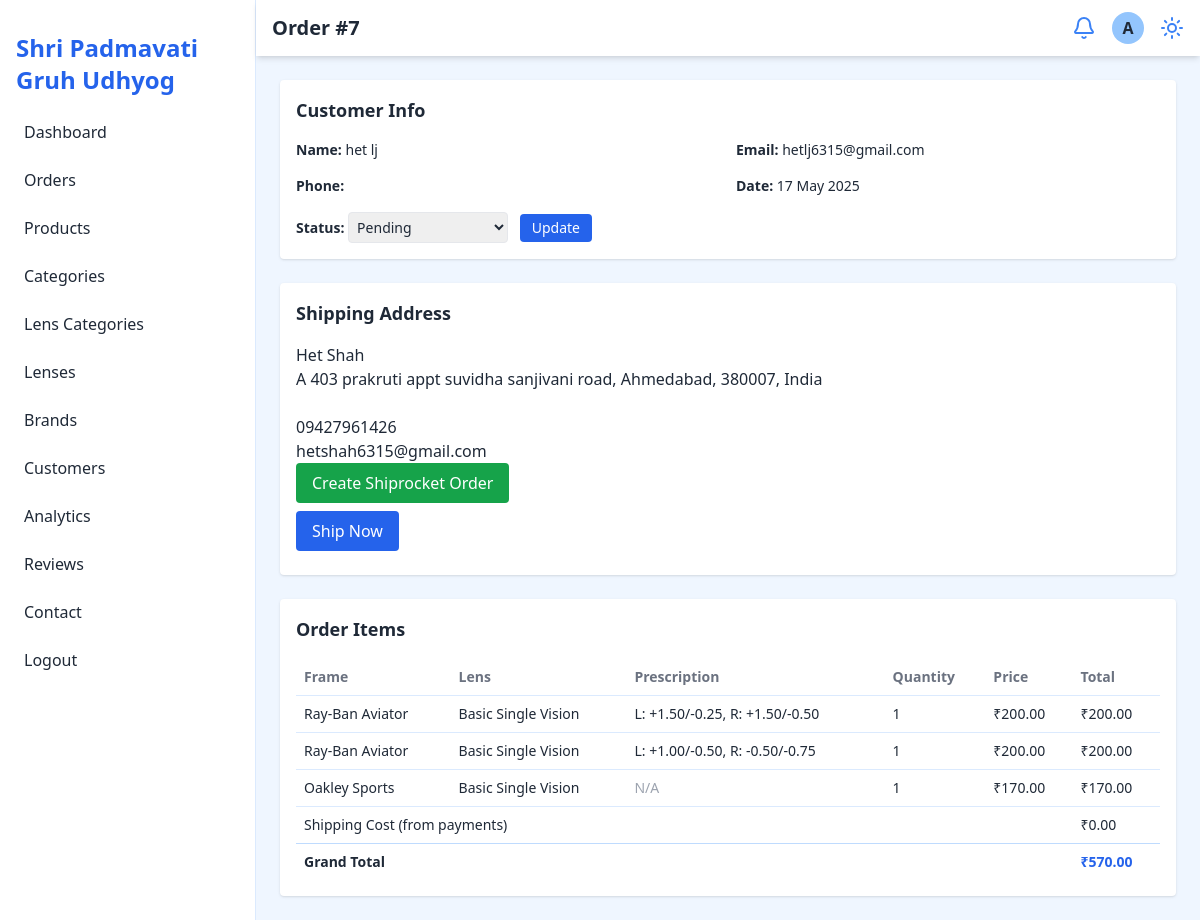
/admin/view-order.php?order_id=7 (signed in), run on the app's committed database.
### tables this page shows
CREATE TABLE `orders` (
  `order_id` int(11) NOT NULL,
  `user_id` int(11) DEFAULT NULL,
  `total_price` decimal(10,2) NOT NULL,
  `status` enum('pending','shipped','delivered','cancelled') NOT NULL DEFAULT 'pending',
  `created_at` timestamp NOT NULL DEFAULT current_timestamp(),
  `order_note` text DEFAULT NULL
);

CREATE TABLE `user` (
  `user_id` int(11) NOT NULL,
  `name` varchar(255) NOT NULL,
  `email` varchar(255) NOT NULL,
  `password` varchar(255) NOT NULL,
  `phone` varchar(15) NOT NULL,
  `address` text NOT NULL,
  `zip_code` varchar(10) NOT NULL,
  `created_at` timestamp NOT NULL DEFAULT current_timestamp(),
  `city` varchar(100) DEFAULT NULL,
  `state` varchar(100) DEFAULT NULL,
  `country` varchar(100) DEFAULT 'India'
);

CREATE TABLE `shipping` (
  `shipping_id` int(11) NOT NULL,
  `order_id` int(11) DEFAULT NULL,
  `tracking_number` varchar(255) DEFAULT NULL,
  `shipping_address` text NOT NULL,
  `status` enum('pending','in_transit','delivered') NOT NULL DEFAULT 'pending',
  `created_at` timestamp NOT NULL DEFAULT current_timestamp(),
  `name` varchar(255) DEFAULT NULL,
  `phone` varchar(50) DEFAULT NULL,
  `email` varchar(255) DEFAULT NULL,
  `city` varchar(100) DEFAULT NULL,
  `state` varchar(100) DEFAULT NULL,
  `pincode` varchar(10) DEFAULT NULL,
  `country` varchar(100) DEFAULT 'India'
);

CREATE TABLE `order_items` (
  `order_item_id` int(11) NOT NULL,
  `order_id` int(11) DEFAULT NULL,
  `frame_id` int(11) DEFAULT NULL,
  `lens_id` int(11) DEFAULT NULL,
  `prescription_id` int(11) DEFAULT NULL,
  `quantity` int(11) NOT NULL DEFAULT 1,
  `price` decimal(10,2) NOT NULL
);

CREATE TABLE `frames` (
  `frame_id` int(11) NOT NULL,
  `brand_id` int(11) DEFAULT NULL,
  `gender` enum('men','women','child') NOT NULL,
  `description` text DEFAULT NULL,
  `name` varchar(255) NOT NULL,
  `material` varchar(255) NOT NULL,
  `shape` varchar(100) NOT NULL,
  `price` decimal(10,2) NOT NULL,
  `tag` varchar(100) DEFAULT NULL
);

CREATE TABLE `lens` (
  `lens_id` int(11) NOT NULL,
  `category_id` int(11) DEFAULT NULL,
  `type` varchar(255) NOT NULL,
  `price` decimal(10,2) NOT NULL,
  `description` text DEFAULT NULL
);

CREATE TABLE `prescription` (
  `prescription_id` int(11) NOT NULL,
  `user_id` int(11) DEFAULT NULL,
  `left_eye_sph` varchar(10) DEFAULT NULL,
  `right_eye_sph` varchar(10) DEFAULT NULL,
  `left_eye_cyl` varchar(10) DEFAULT NULL,
  `right_eye_cyl` varchar(10) DEFAULT NULL,
  `axis` varchar(10) DEFAULT NULL,
  `addition` varchar(10) DEFAULT NULL
);

CREATE TABLE `payments` (
  `payment_id` int(11) NOT NULL,
  `order_id` int(11) DEFAULT NULL,
  `amount` decimal(10,2) NOT NULL,
  `payment_method` enum('credit_card','paypal','bank_transfer','cod') NOT NULL,
  `status` enum('pending','completed','failed') NOT NULL DEFAULT 'pending',
  `created_at` timestamp NOT NULL DEFAULT current_timestamp()
);

### admin/view-order.php (the view, shortened to what this page needs)
<?php
include 'config/db.php';
$order_id = isset($_GET['order_id']) ? (int)$_GET['order_id'] : 0;
$sql = "SELECT
            o.order_id,
            o.created_at,
            o.status,
            o.total_price,
            u.name AS customer_name,
            u.email,
            u.phone,
            u.address,
            u.zip_code
        FROM orders o
        LEFT JOIN user u ON o.user_id = u.user_id
        WHERE o.order_id = $order_id";
$result = mysqli_query($conn, $sql);
$order = mysqli_fetch_assoc($result);
$shipping_sql = "SELECT * FROM shipping WHERE order_id = $order_id";
$shipping_result = mysqli_query($conn, $shipping_sql);
$shipping = mysqli_fetch_assoc($shipping_result);
$items_sql = "SELECT
                oi.order_item_id,
                f.name AS frame_name,
                l.type AS lens_type,
                oi.quantity,
                oi.price,
                oi.prescription_id
              FROM order_items oi
              LEFT JOIN frames f ON oi.frame_id = f.frame_id
              LEFT JOIN lens l ON oi.lens_id = l.lens_id
              WHERE oi.order_id = $order_id";
$items_result = mysqli_query($conn, $items_sql);
$order_items = mysqli_fetch_all($items_result, MYSQLI_ASSOC);
$prescriptions = [];
foreach ($order_items as $item) {
    if ($item['prescription_id']) {
        $pid = (int)$item['prescription_id'];
        $presc_sql = "SELECT * FROM prescription WHERE prescription_id = $pid";
        $presc_result = mysqli_query($conn, $presc_sql);
        $prescriptions[$pid] = mysqli_fetch_assoc($presc_result);
    }
}
$shipping_cost = 0;
if ($shipping && isset($shipping['shipping_id'])) {
    if (isset($shipping['shipping_cost'])) {
        $shipping_cost = (float)$shipping['shipping_cost'];
    } else {
        $shipping_cost = 0;
    }
}
if ($shipping_cost == 0) {
    $payment_sql = "SELECT amount FROM payments WHERE order_id = $order_id AND status = 'completed' ORDER BY created_at DESC LIMIT 1";
    $payment_result = mysqli_query($conn, $payment_sql);
    $payment = mysqli_fetch_assoc($payment_result);
    $shipping_cost = $payment ? max(0, (float)$payment['amount'] - (float)$order['total_price']) : 0;
}
?>
<!DOCTYPE html>
<html lang="en">
<head>
  <?php include 'include/header.php'; ?>
</head>
<body class="bg-blue-50 text-gray-800 dark:bg-gray-900 dark:text-gray-100">
  <div class="flex h-screen overflow-hidden">
    <?php include 'include/navbar.php'; ?>
    <div class="flex-1 flex flex-col">
      <header class="flex justify-between items-center bg-white dark:bg-gray-800 px-4 py-3 shadow-md">
        <a href="order.php">
          <h2 class="text-xl font-bold">Order #<?= htmlspecialchars($order['order_id']) ?></h2>
        </a>
        <div class="flex items-center space-x-4">
          <button class="text-blue-500 dark:text-blue-300"><i data-lucide="bell"></i></button>
          <div class="w-8 h-8 bg-blue-300 dark:bg-gray-600 rounded-full flex items-center justify-center font-bold">A</div>
          <button id="theme-toggle" class="text-blue-500 dark:text-blue-300"><i data-lucide="sun"></i></button>
        </div>
      </header>
      <main class="p-6 space-y-6 overflow-auto">
        <div class="bg-white dark:bg-gray-800 p-4 rounded shadow">
          <h3 class="text-lg font-semibold mb-4">Customer Info</h3>
          <div class="grid grid-cols-1 md:grid-cols-2 gap-4 text-sm">
            <div><strong>Name:</strong> <?= htmlspecialchars($order['customer_name']) ?></div>
            <div><strong>Email:</strong> <?= htmlspecialchars($order['email']) ?></div>
            <div><strong>Phone:</strong> <a href="tel:<?= htmlspecialchars($order['phone']) ?>" class="text-blue-600 underline"><?= htmlspecialchars($order['phone']) ?></a></div>
            <div><strong>Date:</strong> <?= date('d M Y', strtotime($order['created_at'])) ?></div>
            <div><strong>Status:</strong>
              <form method="POST" class="inline">
                <select name="status" class="border p-1 rounded w-40 text-sm dark:bg-gray-700 dark:border-gray-600" required>
                  <option value="pending" <?= $order['status'] == 'pending' ? 'selected' : '' ?>>Pending</option>
                </select>
                <button type="submit" class="bg-blue-600 text-white px-3 py-1 rounded text-sm ml-2">Update</button>
              </form>
            </div>
          </div>
        </div>
        <div class="bg-white dark:bg-gray-800 p-4 rounded shadow">
          <h3 class="text-lg font-semibold mb-4">Shipping Address</h3>
          <?php if ($shipping): ?>
            <p>
              <?= htmlspecialchars($shipping['name'] ?? $order['customer_name']) ?><br>
              <?= htmlspecialchars($shipping['shipping_address']) ?><br>
              <?= htmlspecialchars($shipping['zip_code'] ?? $order['zip_code']) ?><br>
              <?= htmlspecialchars($shipping['phone'] ?? $order['phone']) ?><br>
              <?= htmlspecialchars($shipping['email'] ?? $order['email']) ?>
            </p>
            <form method="POST" class="mb-2">
              <button type="submit" name="create_shiprocket_order" class="bg-green-600 text-white px-4 py-2 rounded hover:bg-green-700">Create Shiprocket Order</button>
            </form>
            <form method="POST" class="mb-2">
              <button type="submit" name="ship_now" class="bg-blue-600 text-white px-4 py-2 rounded hover:bg-blue-700">Ship Now</button>
            </form>
          <?php else: ?>
            <p><?= htmlspecialchars($order['address']) ?><br><?= htmlspecialchars($order['zip_code']) ?></p>
          <?php endif; ?>
        </div>
        <div class="bg-white dark:bg-gray-800 p-4 rounded shadow">
          <h3 class="text-lg font-semibold mb-4">Order Items</h3>
          <table class="w-full text-sm text-left">
            <thead>
              <tr class="text-gray-500 dark:text-gray-300">
                <th class="p-2">Frame</th>
                <th class="p-2">Lens</th>
                <th class="p-2">Prescription</th>
                <th class="p-2">Quantity</th>
                <th class="p-2">Price</th>
                <th class="p-2">Total</th>
              </tr>
            </thead>
            <tbody>
              <?php
              $grand_total = 0;
              foreach ($order_items as $item):
                $grand_total += $item['price'] * $item['quantity'];
                $presc = $item['prescription_id'] ? ($prescriptions[$item['prescription_id']] ?? null) : null;
              ?>
                <tr class="border-t border-blue-100 dark:border-gray-700">
                  <td class="p-2"><?= htmlspecialchars($item['frame_name'] ?? '-') ?></td>
                  <td class="p-2"><?= htmlspecialchars($item['lens_type'] ?? '-') ?></td>
                  <td class="p-2">
                    <?php if ($presc): ?>
                      L: <?= htmlspecialchars($presc['left_eye_sph']) ?>/<?= htmlspecialchars($presc['left_eye_cyl']) ?>,
                      R: <?= htmlspecialchars($presc['right_eye_sph']) ?>/<?= htmlspecialchars($presc['right_eye_cyl']) ?>
                    <?php else: ?>
                      <span class="text-gray-400">N/A</span>
                    <?php endif; ?>
                  </td>
                  <td class="p-2"><?= (int)$item['quantity'] ?></td>
                  <td class="p-2">₹<?= number_format($item['price'], 2) ?></td>
                  <td class="p-2">₹<?= number_format($item['price'] * $item['quantity'], 2) ?></td>
                </tr>
              <?php endforeach; ?>
              <tr class="border-t border-blue-100 dark:border-gray-700">
                <td class="p-2" colspan="5">Shipping Cost (from payments)</td>
                <td class="p-2">₹<?= number_format($shipping_cost, 2) ?></td>
              </tr>
              <tr class="font-semibold border-t border-blue-200 dark:border-gray-600">
                <td class="p-2" colspan="5">Grand Total</td>
                <td class="p-2 text-blue-600">₹<?= number_format($grand_total + $shipping_cost, 2) ?></td>
              </tr>
            </tbody>
          </table>
        </div>
      </main>
    </div>
  </div>
</body>
</html>

### data on the page
orders: order_id "7", user.name "het lj", user.email "hetlj6315@gmail.com", created_at "17 May 2025", status "Pending"
shipping: name "Het Shah", shipping_address "A 403 prakruti appt suvidha sanjivani road, Ahmedabad, 380007, India", phone "09427961426", email "hetshah6315@gmail.com"
order_items: frame.name "Ray-Ban Aviator", lens.type "Basic Single Vision", prescription.left_eye_sph "+1.50", prescription.left_eye_cyl "-0.25", prescription.right_eye_sph "+1.50", prescription.right_eye_cyl "-0.50", quantity "1", price "200.00", $item['price']*$item['quantity'] "200.00"
order_items: frame.name "Ray-Ban Aviator", lens.type "Basic Single Vision", prescription.left_eye_sph "+1.00", prescription.left_eye_cyl "-0.50", prescription.right_eye_sph "-0.50", prescription.right_eye_cyl "-0.75", quantity "1", price "200.00", $item['price']*$item['quantity'] "200.00"
order_items: frame.name "Oakley Sports", lens.type "Basic Single Vision", shows "N/A", quantity "1", price "170.00", $item['price']*$item['quantity'] "170.00"
payments: amount.total_price "0.00", $grand_total + $shipping_cost "570.00"
